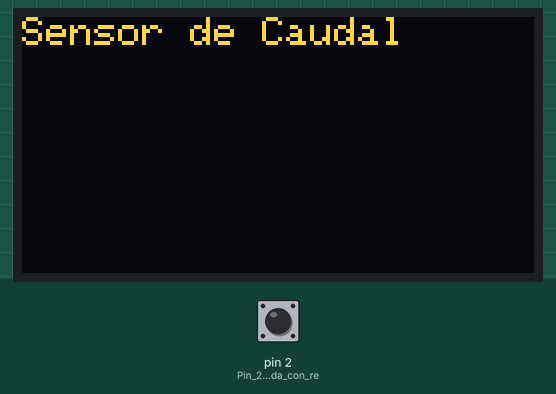
Recording of a sketch running on a simulated Arduino Uno, built with avr-gcc and run on an emulated ATmega328P. On the bench: 128×64 one-colour display. The inputs (shaded band) are chosen by the test bench; at power-on: pin 2 (Pin_2_como_entrada_con_re) HIGH. The OLED is the two-colour kind (top 16 rows yellow); what the sketch prints to the serial monitor is not drawn.

Above: at 0.1 s.
At 2.2 s:
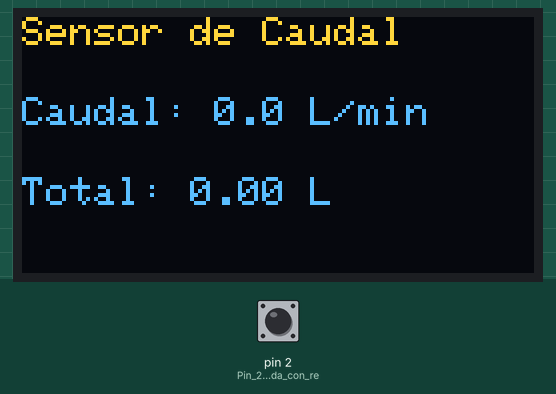
2.3 s: pin 2 (Pin_2_como_entrada_con_re) pulled LOW for 0.15 s
At 2.54 s:
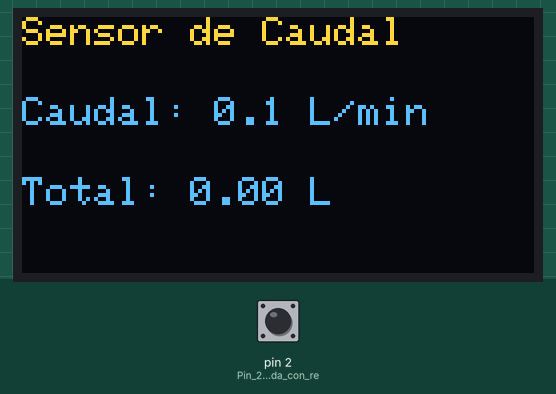
Timing chart, 0 to 5.3 s (numbered marks = the images above; inputs shaded):
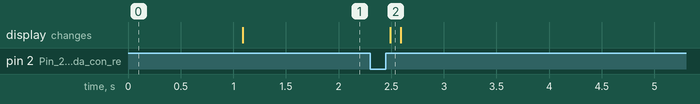

Measured:
- after the input at 2.3 s, the display: changes after 0.19 s (image 2)

The sketch:

Yf_s201_Codigo1.ino
```cpp
#include <Wire.h>              // Librería para comunicación
#include <Adafruit_GFX.h>      // Librería gráfica base de Adafruit
#include <Adafruit_SSD1306.h>  // Librería para manejar pantallas OLED SSD1306

//Dimensiones de pantalla
#define ANCHO_PANTALLA 128
#define ALTO_PANTALLA 64

// Se crea un objeto llamado oled con las dimensiones y el bus I2C
Adafruit_SSD1306 oled(ANCHO_PANTALLA, ALTO_PANTALLA, &Wire, -1);

//Variables auxiliares
volatile int pulsos;                // Contador de pulsos del sensor
float caudal_Lmin;                  // Caudal instantáneo en litros por minuto
float litrosTotales;                // Litros acumulado
unsigned long tiempoAnterior = 0;   // Para llevar control del tiempo de muestreo

// Función de interrupción
void contadorPulsos() {
  pulsos++;
}

void setup() {
  Serial.begin(9600);
  pinMode(2, INPUT_PULLUP);                                           // Pin 2 como entrada con resistencia pull-up interna
  attachInterrupt(digitalPinToInterrupt(2), contadorPulsos, RISING);  // Interrupción en flanco de subida

  // Inicializa la pantalla OLED en la dirección I2C 0x3C
  if (!oled.begin(SSD1306_SWITCHCAPVCC, 0x3C)) { // Dirección I2C usualmente 0x3C
    Serial.println(F("Fallo al iniciar OLED"));
    while (true);
  }

  // Mensaje inicial en la pantalla OLED
  oled.clearDisplay();
  oled.setTextSize(1);
  oled.setTextColor(SSD1306_WHITE);
  oled.setCursor(0, 0);
  oled.println("Sensor de Caudal");
  oled.display();
  delay(1000);
}

void loop() {
  unsigned long tiempoActual = millis();

  // Se actualiza cada 100 ms (0.1 segundos)
  if (tiempoActual - tiempoAnterior >= 100) {
    detachInterrupt(digitalPinToInterrupt(2));  // Se desactiva la interrupción mientras se procesa

    float frecuencia = pulsos;
    caudal_Lmin = frecuencia / 7.5;       // Fórmula para convertir frecuencia a L/min
    float litros = caudal_Lmin / 60.0;    // Convierte de L/min a litros por cada segundo
    litrosTotales += litros;               // Acumula litros totales

    // Muestra los valores por el monitor serial
    Serial.print("Caudal: ");
    Serial.print(caudal_Lmin);
    Serial.print(" L/min\tTotal: ");
    Serial.print(litrosTotales);
    Serial.println(" L");

     // Muestra los valores en la pantalla OLED
    oled.clearDisplay();
    oled.setCursor(0, 0);
    oled.println("Sensor de Caudal");

    oled.setCursor(0, 20);
    oled.print("Caudal: ");
    oled.print(caudal_Lmin, 1);

    oled.println(" L/min");

    oled.setCursor(0, 40);
    oled.print("Total: ");
    oled.print(litrosTotales, 2);
    oled.println(" L");

    oled.display();

    pulsos = 0;                     // Reinicia el contador de pulsos
    tiempoAnterior = tiempoActual;  // Actualiza el tiempo de referencia

    attachInterrupt(digitalPinToInterrupt(2), contadorPulsos, RISING); // Reactiva la interrupción
  }
}
```
